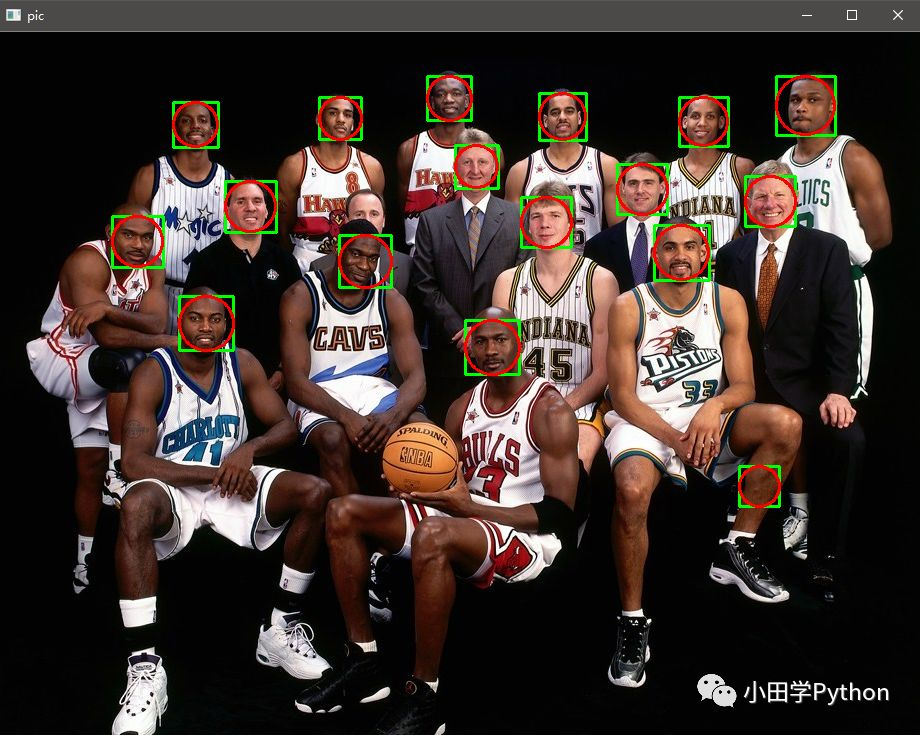
#> input picture test_opencv/nba_test.jpg, 920 x 735 px, found by its file name
$ python face_detection_test.py
#> lines starting #> are read from the running program, lines starting #| are printed output that depends on the picture; after the words box and inside, x2 and y2 are one past the last pixel; in counts of white or black regions, pixels touching at a corner belong together
import cv2
import numpy as np
pic=cv2.imread('E:\\pycharm_object\\tensorflow_opencv\\nba_test.jpg')
#> pic is the input picture: shape (735, 920, 3); mean B, G, R 45.6, 51, 63.2
#人脸数据，级联分类器，给人脸特征数据，返回可以识别人脸的对象
detector=cv2.CascadeClassifier('E:\\pycharm_object\\tensorflow_opencv\\face_detection.xml')
#转换成灰度
gray=cv2.cvtColor(pic,code=cv2.COLOR_BGR2GRAY)
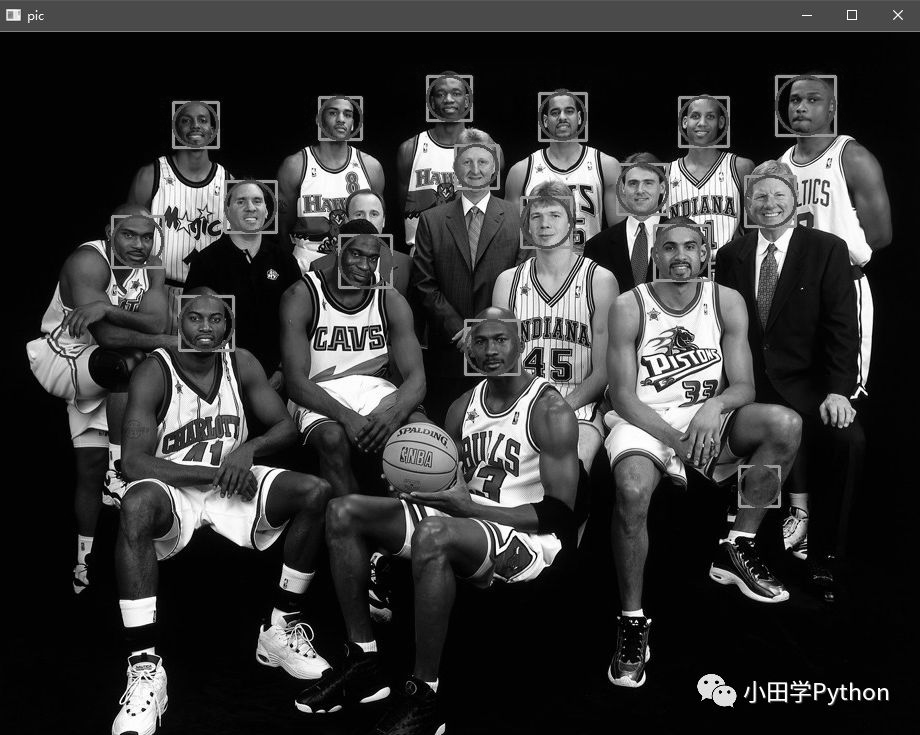
#> gray: shape (735, 920); min 0, max 255, mean 54
#使用训练好的识别人脸对象来识别人脸区域
#后两个参数就是默认值，可以修改来调整识别人脸的精确度
face_zone=detector.detectMultiScale(gray,scaleFactor=1.1,minNeighbors=3)
#> face_zone = 16 rows, first 6: [429, 79, 39, 39], [321, 99, 39, 39], [540, 94, 45, 45], [458, 147, 39, 39], [226, 182, 48, 48], [680, 99, 44, 44]
for x,y,w,h in face_zone:
    #在人脸上画一个正方形，画正方形只需要知道左上角和右下角坐标即可
    cv2.rectangle(pic,pt1=(x,y),pt2=(x+w,y+h),color=[0,255,0],thickness=2)
    #在人脸上画圈，需要圆的圆心坐标和半径
    cv2.circle(pic,center=(x+w//2,y+h//2),radius=w//2,color=[0,0,255],thickness=2)
#> this loop made 16 passes
#> (x, y, w, h) on passes 1 to 12: (429, 79, 39, 39), (321, 99, 39, 39), (540, 94, 45, 45), (458, 147, 39, 39), (226, 182, 48, 48), (680, 99, 44, 44), (177, 105, 38, 38), (616, 163, 51, 51), (521, 197, 49, 49), (114, 218, 49, 49), (746, 177, 48, 48), (652, 225, 57, 57)
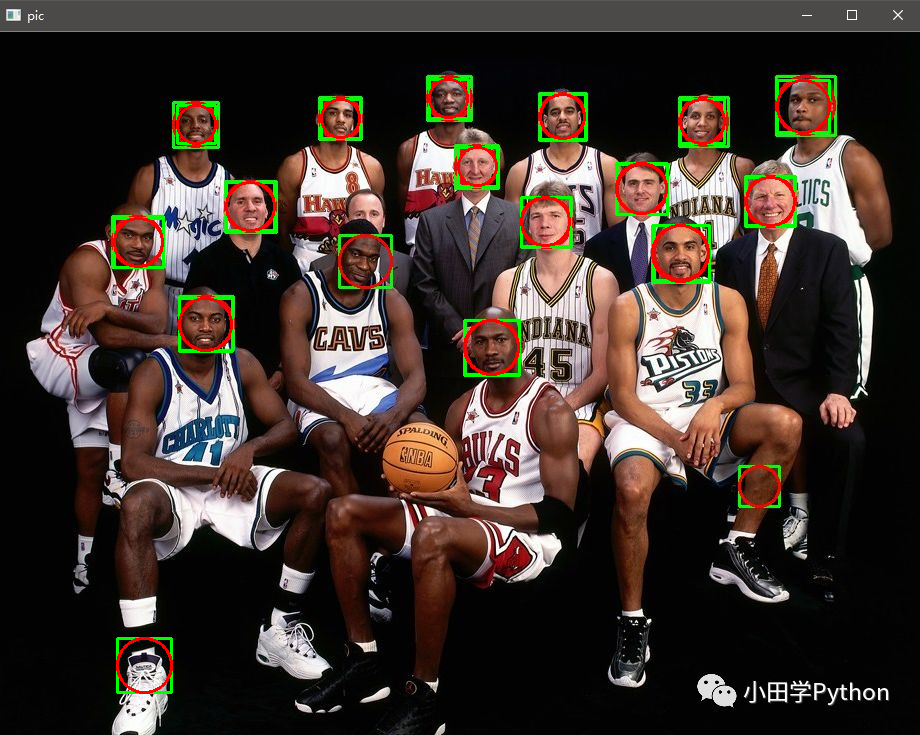
#> pic: shape (735, 920, 3); 2% of pixels changed, all inside (x1, y1, x2, y2) = (113, 78, 831, 694)

#使用灰度图检测，绘制在彩色图片上
cv2.imshow('pic',pic)
cv2.imwrite('./nba_test_face_detection_result.jpg',pic)
cv2.waitKey(0)
cv2.destroyAllWindows()

$ run again, with test_opencv/dog.jpg copied over test_opencv/nba_test.jpg
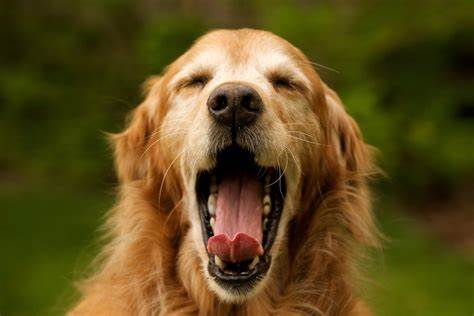
#> input picture test_opencv/dog.jpg, 474 x 316 px, found by its file name
#> pic is the input picture: shape (316, 474, 3); mean B, G, R 29.6, 77.1, 93.6
#> `gray=cv2.cvtColor(pic,code=cv2.COLOR_BGR2GRAY)`:
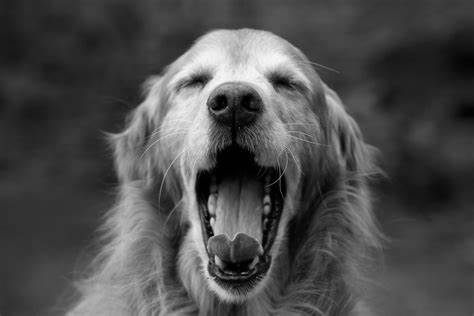
#> gray: shape (316, 474); min 0, max 249, mean 76.6
#> face_zone = [[112, 201, 37, 37], [96, 257, 53, 53]]
#> the loop `for x,y,w,h in face_zone:` made 2 passes
#> after the loop `for x,y,w,h in face_zone:`:
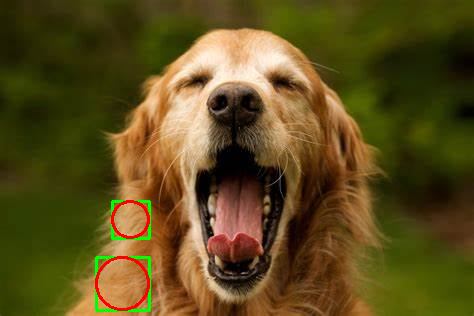
#> pic: shape (316, 474, 3); 1.08% of pixels changed, all inside (x1, y1, x2, y2) = (95, 200, 151, 312)

$ run again, with test_opencv/nba.jpg copied over test_opencv/nba_test.jpg
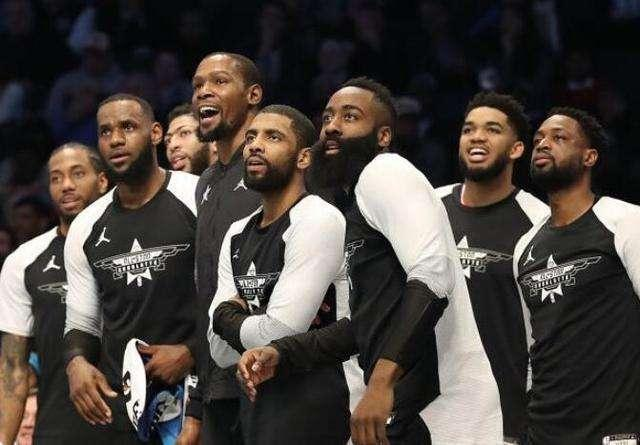
#> input picture test_opencv/nba.jpg, 640 x 445 px, found by its file name
#> pic is the input picture: shape (445, 640, 3); mean B, G, R 61.9, 66.3, 72.8
#> `gray=cv2.cvtColor(pic,code=cv2.COLOR_BGR2GRAY)`:
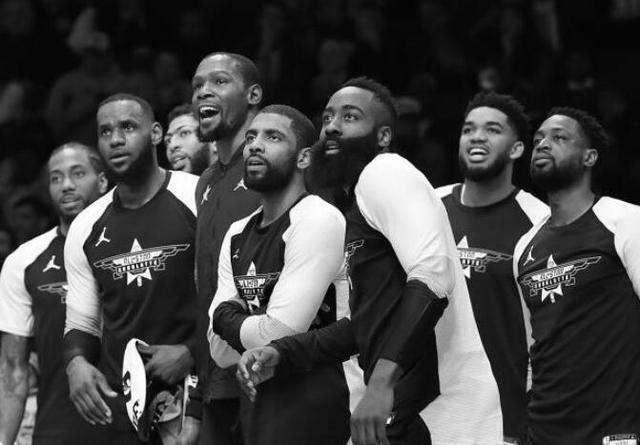
#> gray: shape (445, 640); min 0, max 255, mean 67.7
#> face_zone = [[450, 105, 61, 61], [157, 115, 49, 49], [182, 59, 58, 58], [86, 103, 65, 65], [38, 151, 61, 61], [227, 111, 65, 65], [217, 243, 69, 69]]
#> the loop `for x,y,w,h in face_zone:` made 7 passes
#> after the loop `for x,y,w,h in face_zone:`:
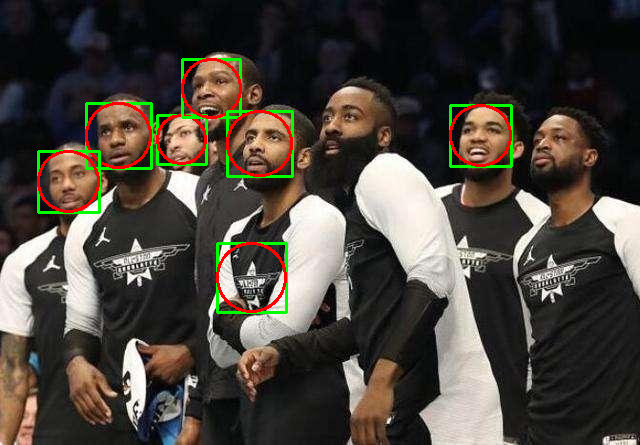
#> pic: shape (445, 640, 3); 2.69% of pixels changed, all inside (x1, y1, x2, y2) = (37, 58, 513, 314)
